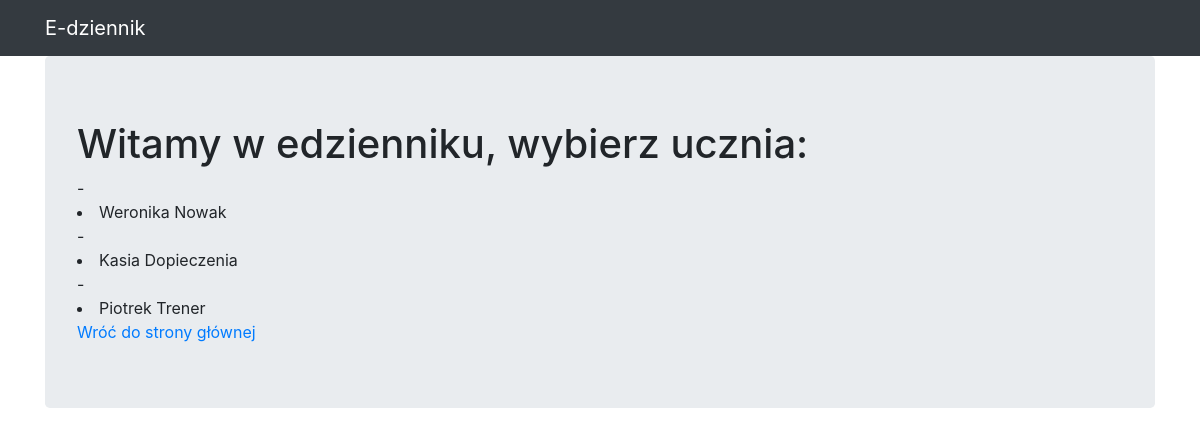
/edziennik/uczniowie/1, run on an earlier commit of the app's database.
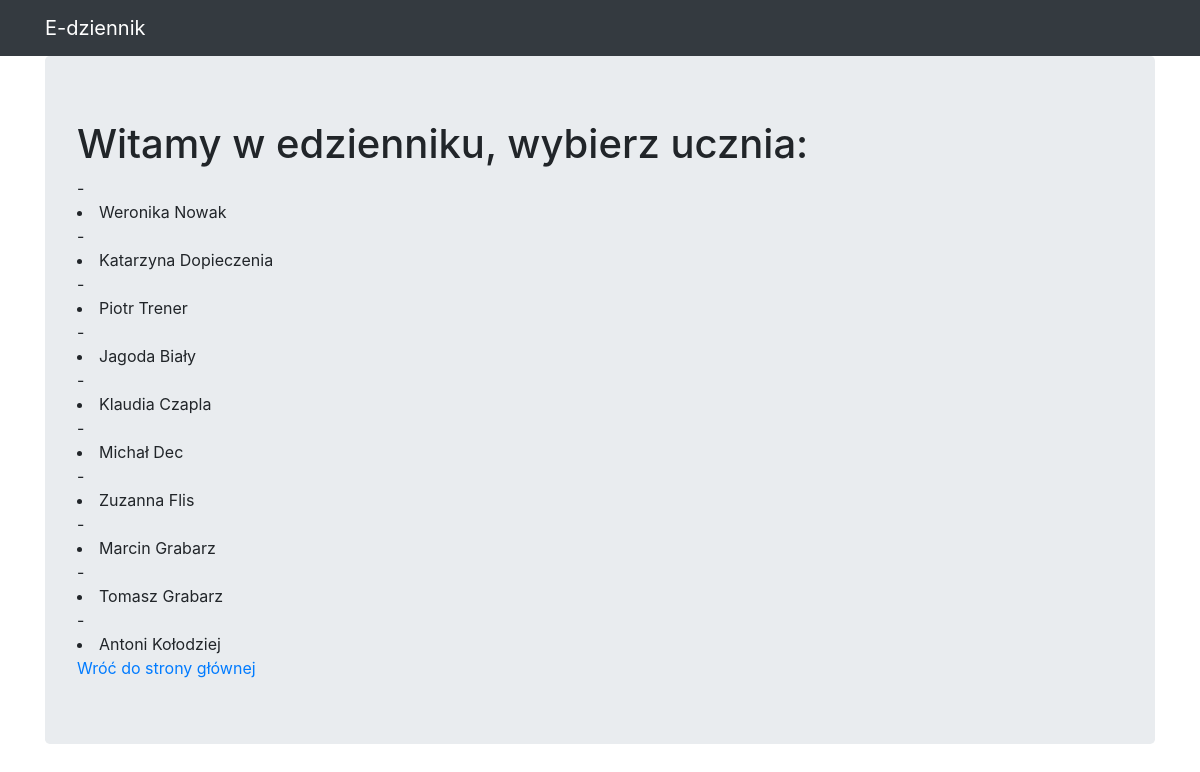
And on a later commit of the database.
### dziennik/models.py (models this page shows)
class Student(models.Model):
    name = models.CharField(max_length=128)
    klasa = models.ForeignKey(Klasa, on_delete=models.CASCADE, null=True, blank=True)
    def __str__(self):
        return self.name

### dziennik/generic_views.py (the view)
# urls.py: path('uczniowie/<int:pk>', generic_views.UczniowieDetailView.as_view(), name="uczniowie-detail-view"),
class UczniowieDetailView(DetailView, LoginRequiredMixin):
    model = Student
    template_name = "student.html"
    def get_context_data(self,**kwargs):
        context = super().get_context_data(**kwargs)
        print(kwargs)
        context["students"] = Student.objects.filter(klasa__id=kwargs['object'].id)
        return context

### dziennik/templates/student.html
{% extends 'base.html' %}
{% block content %}
<body>
    <h1>Witamy w edzienniku, wybierz ucznia:</h1>
        {% for coś in students %}-
            <li>{{ coś.name }}</li>
        {% endfor %}
	<a href="{% url 'edziennik:index' %}"> Wróć do strony głównej</a>
    {% endblock %}

What changed in the data, as far as the page shows it:
changed Student: name "Kasia Dopieczenia" → "Katarzyna Dopieczenia"
changed Student: name "Piotrek Trener" → "Piotr Trener"
added Student: name "Jagoda Biały"
added Student: name "Klaudia Czapla"
added Student: name "Michał Dec"
added Student: name "Zuzanna Flis"
added Student: name "Marcin Grabarz"
added Student: name "Tomasz Grabarz"
added Student: name "Antoni Kołodziej"
